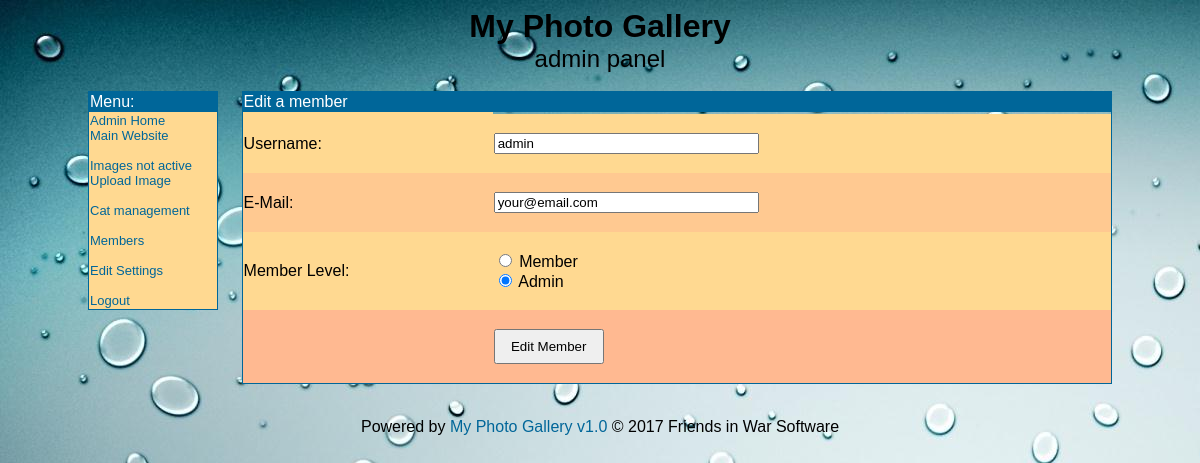
/admin/member_edit.php?member_id=1 (signed in), run on the app's committed database.
### tables this page shows
CREATE TABLE IF NOT EXISTS `mpg_settings` (
  `id` int(10) NOT NULL AUTO_INCREMENT,
  `installed` int(1) NOT NULL DEFAULT '1',
  `pagename` varchar(255) NOT NULL DEFAULT '',
  `slogan` varchar(255) NOT NULL DEFAULT '',
  `email` varchar(255) NOT NULL DEFAULT '',
  `script_url` varchar(255) NOT NULL,
  `total_votes` int(11) NOT NULL,
  `total_points` int(11) NOT NULL,
  `total_img_views` int(11) NOT NULL DEFAULT '0',
  `hitcounter` int(1) NOT NULL DEFAULT '1',
  `hitcounterimg` varchar(255) NOT NULL,
  `template` text NOT NULL,
  `max_filesize` int(11) NOT NULL,
  `max_width` int(5) NOT NULL,
  `max_height` int(5) NOT NULL,
  `thumb_size` int(3) NOT NULL,
  `normal_size` int(4) NOT NULL,
  `thumb_cells` int(2) NOT NULL,
  `thumb_rows` int(11) NOT NULL,
  `thumb_on_page` int(11) NOT NULL,
  `search_suggestions` int(3) NOT NULL,
  PRIMARY KEY (`id`)
);

CREATE TABLE IF NOT EXISTS `mpg_users` (
  `id` int(4) NOT NULL AUTO_INCREMENT,
  `username` varchar(65) NOT NULL DEFAULT '',
  `password` varchar(65) NOT NULL DEFAULT '',
  `email` varchar(255) NOT NULL DEFAULT '',
  `ip` varchar(15) NOT NULL,
  `user_level` int(1) NOT NULL DEFAULT '0',
  PRIMARY KEY (`id`)
);

### config.php (called while the page is built, shortened)
<?php
$prefix="mpg_";
?>

### admin/member_edit.php (the view, shortened to what this page needs)
<?php
require('include/header.php');
$member_id = $_GET['member_id'];
?>
<form action="member_edit.php?member_id=<?php echo $member_id; ?>" method="post">
<table class="table" width="100%" class="table">
	<tr class="table_header">
		<td colspan="2">Edit a member</td>
	</tr>
	<tr class="row1">
		<td>
<?php
$result = mysqli_query($conn, "SELECT * FROM ".$prefix."users WHERE id = ".$member_id." ORDER BY id") or die("A MySQL error has occurred.<br />Your Query: " . $your_query . "<br /> Error: (" . mysql_errno() . ") " . mysql_error());
while($row = mysqli_fetch_array($result)) {
$username = $row['username'];
$email = $row['email'];
$user_level = $row['user_level'];
?>
		</td>
	</tr>
	<tr class="row1">
		<td>Username:</td>
		<td><br>
		<input type="text" name="username" size="30" value="<?php echo $username; ?>" /><br>
&nbsp;</td>
	</tr>
	<tr class="row2">
		<td>E-Mail:</td>
		<td><br>
		<input type="text" name="email" size="30" value="<?php echo $email; ?>" /><br>
&nbsp;</td>
	</tr>
	<tr class="row1">
		<td>Member Level: </td>
		<td><br>
			<?php
					echo "<input type='radio' value='1' name='user_level'";
					if ($user_level == "1") {
						echo " checked";
					}
					echo "> Member";
					echo "<br>";
					echo "<input type='radio' value='9' name='user_level'";
					if ($user_level == "9") {
						echo " checked";
					}
					echo "> Admin";
			?>
		<br><br></td>
	</tr>
	<tr class="row3">
		<td>&nbsp;</td>
		<td><br>
		<input type="submit" name="submit" value="Edit Member" /><br>
&nbsp;</td>
	</tr>
</table>
</form>
<?php
}
require('include/footer.php');
 ?>

### admin/include/header.php (shortened to what this page needs)
<?php
require('../config.php');
$result = mysqli_query($conn, "SELECT * FROM ".$prefix."settings WHERE id = 1");
while($row = mysqli_fetch_array($result)) {
	$pagename = $row['pagename'];
	$template = $row['template'];
}
?>
<html>
<head>
<?php
echo "<link href='../template/$template' rel='stylesheet' type='text/css' />";
?>
</head>
<body>
<div align="center">
	<table border="0" width="1024" cellspacing="0" cellpadding="0">
		<tr>
			<td valign="top" colspan="2" width="1024">
			<p align="center"><b><font size="6"><?php echo $pagename; ?></font></b><font size="5"><br>
			admin panel</font><br><br></td>
		</tr>
		<tr>
			<td valign="top" width="150">
				<table class="table" width="130">
					<tr class="table_header">
						<td class="table_header">Menu:</td>
					</tr>
					<tr>
						<td class="cell_content">
						<font size="2">
						<a href="index.php">Admin Home</a><br>
						<a href="../index.php">Main Website</a><br><br>
						<a href="not_active.php">Images not active</a><br>
						<a href="../upload.php">Upload Image</a><br><br>
						<a href="cat_management.php">Cat management</a><br><br>
						<a href="member_list.php">Members</a><br><br>
						<a href="settings_edit.php?settings=1">Edit Settings</a><br><br>
						<a href="logout.php">Logout</a></td>
					</tr>
				</table>
			</td>
			<td valign="top" width="850">

### template/basic.css (style rules this page uses)
a:link { color: 006699; text-decoration:none; }
body { font-family:"Trebuchet MS", Arial, Helvetica, sans-serif; background-image:url('./basic/water_drops.jpg'); background-attachment: fixed; background-repeat:no-repeat; color: #000000; }
table.table { border: 1px #006699 solid; border-collapse: collapse; }
tr.table_header { background-color: #006699; color: #FFFFFF; }
tr.row1 { background-color: #FFD991; }
tr.row2 { background-color: #FFC991; }
tr.row3 { background-color: #FFB991; }
td.cell_content { background-color: #FFD991; }
input[type=submit] { width:110px; height:35px; }

### data on the page
mpg_settings: pagename "My Photo Gallery"
mpg_users: username "admin", email "your@email.com", user_level "☑"

### other printed values
$version "1.0"
